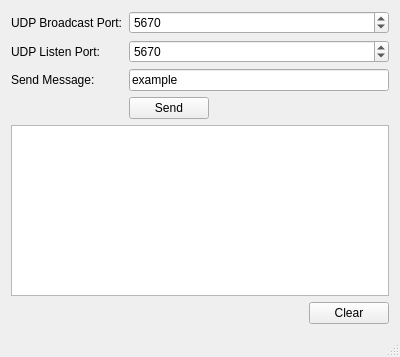
<?xml version="1.0" encoding="UTF-8"?>
<ui version="4.0">
 <class>SNBTests</class>
 <widget class="QMainWindow" name="SNBTests">
  <property name="geometry">
   <rect>
    <x>0</x>
    <y>0</y>
    <width>400</width>
    <height>357</height>
   </rect>
  </property>
  <property name="windowTitle">
   <string>SNBTests</string>
  </property>
  <widget class="QWidget" name="centralWidget">
   <layout class="QVBoxLayout" name="verticalLayout_2">
    <item>
     <layout class="QVBoxLayout" name="verticalLayout">
      <item>
       <layout class="QFormLayout" name="formLayout">
        <property name="fieldGrowthPolicy">
         <enum>QFormLayout::AllNonFixedFieldsGrow</enum>
        </property>
        <item row="0" column="0">
         <widget class="QLabel" name="label_2">
          <property name="text">
           <string>UDP Broadcast Port:</string>
          </property>
         </widget>
        </item>
        <item row="0" column="1">
         <widget class="QSpinBox" name="spinBoxBroadcastPort">
          <property name="minimum">
           <number>1000</number>
          </property>
          <property name="maximum">
           <number>100000</number>
          </property>
          <property name="singleStep">
           <number>10</number>
          </property>
          <property name="value">
           <number>5670</number>
          </property>
         </widget>
        </item>
        <item row="1" column="0">
         <widget class="QLabel" name="label">
          <property name="text">
           <string>UDP Listen Port:</string>
          </property>
         </widget>
        </item>
        <item row="1" column="1">
         <widget class="QSpinBox" name="spinBoxListenPort">
          <property name="minimum">
           <number>1000</number>
          </property>
          <property name="maximum">
           <number>100000</number>
          </property>
          <property name="singleStep">
           <number>10</number>
          </property>
          <property name="value">
           <number>5670</number>
          </property>
         </widget>
        </item>
        <item row="3" column="1">
         <layout class="QHBoxLayout" name="horizontalLayout">
          <item>
           <widget class="QPushButton" name="buttonSend">
            <property name="text">
             <string>Send</string>
            </property>
           </widget>
          </item>
          <item>
           <spacer name="horizontalSpacer">
            <property name="orientation">
             <enum>Qt::Horizontal</enum>
            </property>
            <property name="sizeHint" stdset="0">
             <size>
              <width>40</width>
              <height>20</height>
             </size>
            </property>
           </spacer>
          </item>
         </layout>
        </item>
        <item row="2" column="1">
         <widget class="QLineEdit" name="lineEdit">
          <property name="text">
           <string>example</string>
          </property>
         </widget>
        </item>
        <item row="2" column="0">
         <widget class="QLabel" name="label_3">
          <property name="text">
           <string>Send Message:</string>
          </property>
         </widget>
        </item>
       </layout>
      </item>
      <item>
       <widget class="QTextEdit" name="textEditLogger">
        <property name="sizePolicy">
         <sizepolicy hsizetype="Expanding" vsizetype="Expanding">
          <horstretch>0</horstretch>
          <verstretch>0</verstretch>
         </sizepolicy>
        </property>
        <property name="undoRedoEnabled">
         <bool>false</bool>
        </property>
        <property name="readOnly">
         <bool>true</bool>
        </property>
       </widget>
      </item>
      <item>
       <layout class="QHBoxLayout" name="horizontalLayout_2">
        <item>
         <spacer name="horizontalSpacer_2">
          <property name="orientation">
           <enum>Qt::Horizontal</enum>
          </property>
          <property name="sizeHint" stdset="0">
           <size>
            <width>40</width>
            <height>20</height>
           </size>
          </property>
         </spacer>
        </item>
        <item>
         <widget class="QPushButton" name="buttonClearLogger">
          <property name="text">
           <string>Clear</string>
          </property>
         </widget>
        </item>
       </layout>
      </item>
     </layout>
    </item>
   </layout>
  </widget>
  <widget class="QMenuBar" name="menuBar">
   <property name="geometry">
    <rect>
     <x>0</x>
     <y>0</y>
     <width>400</width>
     <height>29</height>
    </rect>
   </property>
  </widget>
  <widget class="QStatusBar" name="statusBar"/>
 </widget>
 <layoutdefault spacing="6" margin="11"/>
 <tabstops>
  <tabstop>spinBoxBroadcastPort</tabstop>
  <tabstop>spinBoxListenPort</tabstop>
  <tabstop>lineEdit</tabstop>
  <tabstop>buttonSend</tabstop>
  <tabstop>buttonClearLogger</tabstop>
  <tabstop>textEditLogger</tabstop>
 </tabstops>
 <resources/>
 <connections/>
</ui>
